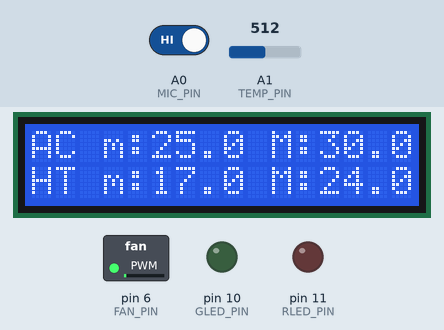
Recording of a sketch running on a simulated Arduino Uno, built with avr-gcc and run on an emulated ATmega328P. Parts: 16×2 character LCD, switched loads named in the sketch (green lamp = pin HIGH), output pins drawn as LEDs (lit = HIGH). Dashed ring = blinking. The inputs (shaded band) are chosen by the test bench; at power-on: A0 (MIC_PIN) HIGH, A1 (TEMP_PIN) = 512. What the sketch prints to the serial monitor is not drawn.

Above: at 5.6 s.
5.7 s: A0 (MIC_PIN) driven LOW
At 7.22 s:
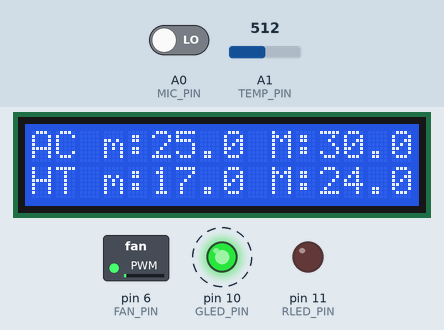
8.7 s: A1 (TEMP_PIN) set to 490
At 10.28 s:
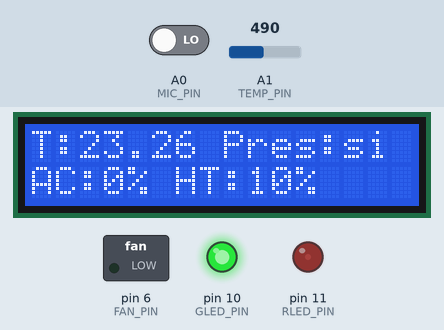
11.2 s: A1 (TEMP_PIN) set to 510
At 12.31 s:
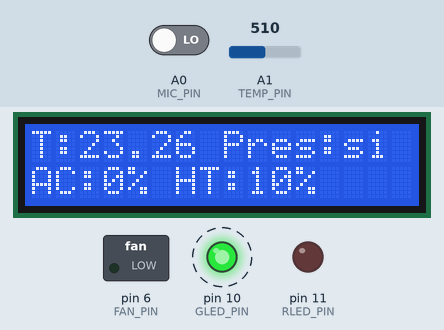
13.9 s: A1 (TEMP_PIN) set to 487
At 15.96 s:
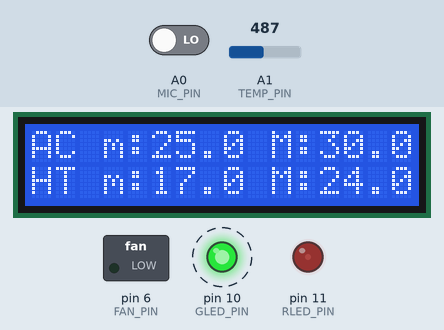
16.9 s: A1 (TEMP_PIN) set to 306
At 17.31 s:
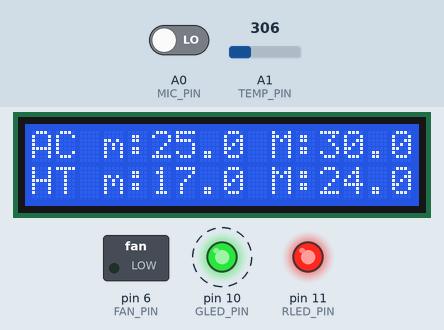
19.6 s: A1 (TEMP_PIN) set to 716
At 20.63 s:
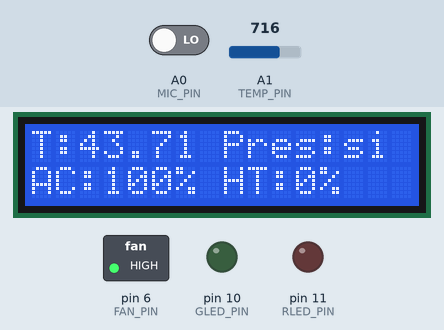
Timing chart, 0 to 23.3 s (numbered marks = the images above; inputs shaded):
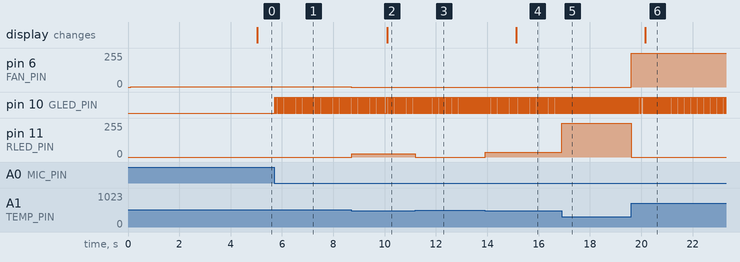

Measured:
- the behaviour switches between 499 and 498 on A1 (TEMP_PIN) (found by bisection; images 3 and 4)
- after the input at 5.7 s, pin 10 (GLED_PIN): alternates HIGH for 0.02 s and LOW for 0.02 s, starting at once
- after the input at 8.7 s, pin 6 (FAN_PIN): 2/255 → 0/255 at once; pin 11 (RLED_PIN): 0/255 → 26/255 at once; the display: changes after 1.4 s (image 2)
- after the input at 11.2 s, pin 11 (RLED_PIN): 26/255 → 0/255 at once
- after the input at 13.9 s, pin 11 (RLED_PIN): 0/255 → 35/255 at once
- after the input at 16.9 s, pin 11 (RLED_PIN): 35/255 → 255/255 at once
- after the input at 19.6 s, pin 6 (FAN_PIN): 0/255 → 255/255 at once; pin 11 (RLED_PIN): 255/255 → 0/255 at once; the display: changes after 0.54 s (image 6)

The sketch:

lab1_parte2_completo.ino
```cpp
#include <LiquidCrystal_PCF8574.h>
LiquidCrystal_PCF8574 lcd(0x27);
//microphone
const int MIC_PIN = A0;
int n_sound_events = 0;
unsigned long last_event_time = 0;
const long sound_interval = 10l * 60l * 1000l;
//fan
const int FAN_PIN = 6;
//led
const int RLED_PIN = 11;
const int GLED_PIN = 10;
//sensore di temperatura
const int TEMP_PIN = A1;
//sensore di movimento
const int PIR_PIN = 7;
unsigned long elapsed_time = 0;
const long timeout_pir = 30l * 60l * 1000l;
const int display1_period = 5000;
const int display2_period = 10000;
unsigned long previous_time_display1 = 0;
unsigned long previous_time_display2 = 0;
int flag_changed = 0;
int clap = 0;
struct TempPair {
  float low;
  float high;
};

TempPair ct_noOne{.low = 30.0, .high = 40.0};
TempPair ht_noOne{.low = 10.0, .high = 15.0};

TempPair ct_default{.low = 25.0, .high = 30.0};
TempPair ht_default{.low = 17.0, .high = 24.0};

TempPair ct_changed = ct_default;
TempPair ht_changed = ht_default;

TempPair ct = ct_default;
TempPair ht = ht_default;

void setup() {
  pinMode(PIR_PIN, INPUT);
  pinMode(MIC_PIN, INPUT);
  pinMode(TEMP_PIN, INPUT);
  pinMode(FAN_PIN, OUTPUT);
  pinMode(RLED_PIN, OUTPUT);
  pinMode(GLED_PIN, OUTPUT);

  analogWrite(FAN_PIN, 0);
  attachInterrupt(digitalPinToInterrupt(PIR_PIN), checkPresencePIR, CHANGE);
  Serial.begin(9600);
  while (!Serial);
  Serial.println("Lab 2 Starting");
  Serial.println("Write 'HTH/ HTL/ CTH/ CTL'");
  Serial.println("followed by a space and a number to change set point");
  lcd.begin(16, 2);
  lcd.setBacklight(255);
  lcd.home();
  lcd.clear();
}

float convertTension(float sensorVal) {
  const int B = 4275;
  const int long R0 = 100000;
  const int Vcc = 1023;
  const float T0 = 298.15;
  const float TBase = 273.15;
  float R = ((Vcc / sensorVal) - 1.0) * R0;
  float T = 1 / (log(R / R0) / B + 1 / T0) - TBase;
  return T;
}

int calcSpeed(float temp) {
  if (temp <= ct.high) {
    float dt = (temp - ct.low) * (255 / (ct.high - ct.low));
    return (int)dt;
  } else
    return 255;
}

int calcLedIntensity(float temp) {
  if (temp >= ht.low) {
    float dt = (ht.high - temp) * (255 / (ht.high - ht.low));
    return (int)(dt);
  } else
    return 255;
}

void setDefaultSetPoint() {
  ct = ct_default;
  ht = ht_default;
}

void setNoOneSetPoint() {
  ct = ct_noOne;
  ht = ht_noOne;
}

void setChangedSetPoint() {
  ct = ct_changed;
  ht = ht_changed;
}

void checkTempAndChangeSpeed(float temp, bool pres, unsigned long time_point) {
  int newSpeed = 0;
  int newLedIntensity = 0;
  if (!pres)
    setNoOneSetPoint();
  else if (flag_changed == 0)
    setDefaultSetPoint();
  else
    setChangedSetPoint();

  if (temp >= ct.low) {
    analogWrite(RLED_PIN, LOW);
    newSpeed = calcSpeed(temp);
    if (newSpeed <= 255 && newSpeed >= 0)
      analogWrite(FAN_PIN, newSpeed);
  }
  else if (temp < ht.high) {
    analogWrite(FAN_PIN, 0);
    newLedIntensity = calcLedIntensity(temp);
    if (newLedIntensity <= 255 && newLedIntensity >= 0)
      analogWrite(RLED_PIN, newLedIntensity);
  }
  else {
    analogWrite(RLED_PIN, LOW);
    analogWrite(FAN_PIN, 0);
  }
  String bufPage1, bufPage2;
  if (time_point >= previous_time_display1 + display1_period) {
    lcd.clear();
    lcd.setCursor(0, 0);
    bufPage1 = String("AC m:") + String(ct.low, 1) + " M:" + String(ct.high, 1);
    bufPage2 = String("HT m:") + String(ht.low, 1) + " M:" + String(ht.high, 1);
    lcd.print(bufPage1);
    lcd.setCursor(0, 1);
    lcd.print(bufPage2);
    previous_time_display1 += display1_period;
  }
  if (time_point >= previous_time_display2 + display2_period) {
    lcd.clear();
    lcd.setCursor(0, 0);
    bufPage1 = String("T:") + String(temp) + " Pres:" + (pres ? "si" : "no");
    bufPage2 = String("AC:") + String(100 * newSpeed / 255) + "% HT:" + String(100 * newLedIntensity / 255) + "%";
    lcd.print(bufPage1);
    lcd.setCursor(0, 1);
    lcd.print(bufPage2);
    previous_time_display2 += display2_period;
  }
}

void checkPresencePIR() {
  if ( digitalRead(PIR_PIN) == HIGH )
    elapsed_time = millis();
}

/* Richiesta 4
  void checkPresenceMIC(unsigned long time_point) {
  if (digitalRead(MIC_PIN) == LOW)
    if (time_point - last_event_time > 25) {
      n_sound_events++;
      last_event_time = time_point;
    }
  }
*/
bool checkPresenceRoom(unsigned long time_point) {
  bool check_mic = true, check_pir = true;
  /*Richiesta 4
    checkPresenceMIC(time_point);
    if (n_sound_events <= 50 && last_event_time + sound_interval <= time_point) {
    Serial.println("No detection for over 10 mins with sound sensor");
    n_sound_events = 0;
    check_mic = false;
    }
  */
  if (elapsed_time + timeout_pir <= time_point) {
    Serial.println("No detection for over 30 mins with pir sensor");
    check_pir = false;
  }
  if (check_mic || check_pir)
    return true;
  return false;
}

float readSetPoint() {
  while (Serial.available() == 0) {};
  return Serial.parseFloat();
}

void updateFormatError() {
  Serial.println("Error in command format or value is not acceptable");
  return;
}

void checkCharAndUpdateVal(char c, TempPair & temp, float value) {
  switch (c) {
    case 'L':
      if (value > temp.high)
        return updateFormatError();
      temp.low = value;
      break;
    case 'H':
      if (value < temp.low)
        return updateFormatError();
      temp.high = value;
      break;
    default:
      return updateFormatError();
  }
}

/*
  "HTL xx" => ht.low
  "HTH xx" => ht.high
  "CTL xx" => ct.low
  "CTH xx" => ct.high
*/

void checkAndChangeSetPoint() {
  if (Serial.available() > 0) {
    auto command = Serial.readString();
    if (command.length() < 5) {
      return updateFormatError();
    }
    if (command[3] != ' ')
      return updateFormatError();
    float value = command.substring(4).toFloat();
    if (command.startsWith("HT")) {
      if (value > ct_changed.low)
        return updateFormatError();
      flag_changed = 1;
      return checkCharAndUpdateVal(command[2], ht_changed, value);
    } else if (command.startsWith("CT")) {
      if (value < ht_changed.high)
        return updateFormatError();
      flag_changed = 1;
      return checkCharAndUpdateVal(command[2], ct_changed, value);
    } else
      return updateFormatError();
  }
}

void setTempBasedOnPresence(float temp, unsigned long time_point) {
  checkTempAndChangeSpeed(temp, checkPresenceRoom(time_point), time_point);
}

//richiesta 9
void turnOnOffLight(int stat_light) {
  digitalWrite(GLED_PIN, stat_light);
  clap = 0;
}

void checkSoundLightActivation(unsigned long time_point) {
  if (digitalRead(MIC_PIN) == LOW ) {
    if (time_point - last_event_time < 500 && clap > 0)
      clap++;
    else if (clap == 0) {
      last_event_time = time_point;
      clap++;
    }
    else
      clap = 0;
    if (digitalRead(GLED_PIN) == LOW && clap >= 2)
      turnOnOffLight(HIGH);
    else if (digitalRead(GLED_PIN) == HIGH && clap >= 2)
      turnOnOffLight(LOW);
  }
}

void loop() {
  unsigned long time_point = millis();
  checkAndChangeSetPoint();
  float sensorVal = analogRead(TEMP_PIN);
  float temp = convertTension(sensorVal);
  setTempBasedOnPresence(temp, time_point);
  checkSoundLightActivation(time_point);
  delay(1e1);
}
```
